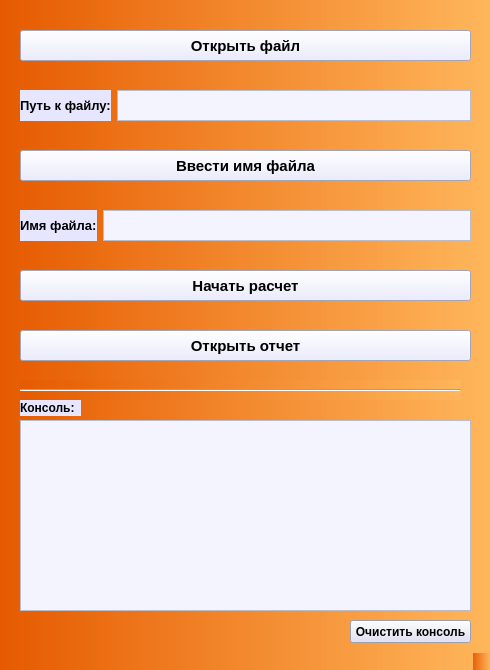
<?xml version="1.0" encoding="UTF-8"?>
<ui version="4.0">
 <class>MainWindow</class>
 <widget class="QMainWindow" name="MainWindow">
  <property name="geometry">
   <rect>
    <x>0</x>
    <y>0</y>
    <width>490</width>
    <height>670</height>
   </rect>
  </property>
  <property name="windowTitle">
   <string>PalletCounter</string>
  </property>
  <property name="styleSheet">
   <string notr="true">background-color: qlineargradient(spread:pad, x1:0, y1:0, x2:1, y2:0, stop:0 rgba(230, 109, 0, 255), stop:1 rgba(250, 153, 91, 255));
background-color: qlineargradient(spread:pad, x1:0, y1:0, x2:1, y2:0, stop:0 rgba(230, 90, 0, 236), stop:1 rgba(255, 182, 91, 241));</string>
  </property>
  <widget class="QWidget" name="centralwidget">
   <widget class="QPushButton" name="btn_set_name">
    <property name="geometry">
     <rect>
      <x>20</x>
      <y>150</y>
      <width>451</width>
      <height>31</height>
     </rect>
    </property>
    <property name="font">
     <font>
      <family>Arial</family>
      <pointsize>11</pointsize>
      <weight>75</weight>
      <italic>false</italic>
      <bold>true</bold>
      <underline>false</underline>
      <strikeout>false</strikeout>
      <kerning>true</kerning>
     </font>
    </property>
    <property name="styleSheet">
     <string notr="true">background-color: rgb(230, 231, 255);</string>
    </property>
    <property name="text">
     <string>Ввести имя файла</string>
    </property>
   </widget>
   <widget class="QPushButton" name="btn_start">
    <property name="geometry">
     <rect>
      <x>20</x>
      <y>270</y>
      <width>451</width>
      <height>31</height>
     </rect>
    </property>
    <property name="font">
     <font>
      <family>Arial</family>
      <pointsize>11</pointsize>
      <weight>75</weight>
      <bold>true</bold>
     </font>
    </property>
    <property name="styleSheet">
     <string notr="true">background-color: rgb(230, 231, 255);</string>
    </property>
    <property name="text">
     <string>Начать расчет</string>
    </property>
   </widget>
   <widget class="QWidget" name="horizontalLayoutWidget">
    <property name="geometry">
     <rect>
      <x>20</x>
      <y>90</y>
      <width>451</width>
      <height>31</height>
     </rect>
    </property>
    <layout class="QHBoxLayout" name="horizontalLayout">
     <item>
      <widget class="QLabel" name="st1">
       <property name="font">
        <font>
         <family>Arial</family>
         <pointsize>10</pointsize>
         <weight>75</weight>
         <bold>true</bold>
        </font>
       </property>
       <property name="styleSheet">
        <string notr="true">background-color: rgb(230, 231, 255);</string>
       </property>
       <property name="text">
        <string>Путь к файлу:</string>
       </property>
      </widget>
     </item>
     <item>
      <widget class="QTextEdit" name="tc1">
       <property name="styleSheet">
        <string notr="true">background-color: rgb(243, 244, 255);</string>
       </property>
       <property name="readOnly">
        <bool>true</bool>
       </property>
      </widget>
     </item>
    </layout>
   </widget>
   <widget class="QWidget" name="horizontalLayoutWidget_2">
    <property name="geometry">
     <rect>
      <x>20</x>
      <y>210</y>
      <width>451</width>
      <height>31</height>
     </rect>
    </property>
    <layout class="QHBoxLayout" name="horizontalLayout_2">
     <item>
      <widget class="QLabel" name="st2">
       <property name="font">
        <font>
         <family>Arial</family>
         <pointsize>10</pointsize>
         <weight>75</weight>
         <bold>true</bold>
        </font>
       </property>
       <property name="styleSheet">
        <string notr="true">background-color: rgb(230, 231, 255);</string>
       </property>
       <property name="text">
        <string>Имя файла:</string>
       </property>
      </widget>
     </item>
     <item>
      <widget class="QTextEdit" name="tc2">
       <property name="styleSheet">
        <string notr="true">background-color: rgb(243, 244, 255);</string>
       </property>
       <property name="readOnly">
        <bool>true</bool>
       </property>
      </widget>
     </item>
    </layout>
   </widget>
   <widget class="QPushButton" name="btn_open">
    <property name="geometry">
     <rect>
      <x>20</x>
      <y>330</y>
      <width>451</width>
      <height>31</height>
     </rect>
    </property>
    <property name="font">
     <font>
      <family>Arial</family>
      <pointsize>11</pointsize>
      <weight>75</weight>
      <bold>true</bold>
     </font>
    </property>
    <property name="styleSheet">
     <string notr="true">background-color: rgb(230, 231, 255);</string>
    </property>
    <property name="text">
     <string>Открыть отчет</string>
    </property>
   </widget>
   <widget class="QPushButton" name="btn_add">
    <property name="geometry">
     <rect>
      <x>20</x>
      <y>30</y>
      <width>451</width>
      <height>31</height>
     </rect>
    </property>
    <property name="font">
     <font>
      <family>Arial</family>
      <pointsize>11</pointsize>
      <weight>75</weight>
      <bold>true</bold>
     </font>
    </property>
    <property name="styleSheet">
     <string notr="true">
background-color: rgb(230, 231, 255);</string>
    </property>
    <property name="text">
     <string>Открыть файл</string>
    </property>
   </widget>
   <widget class="Line" name="line">
    <property name="geometry">
     <rect>
      <x>20</x>
      <y>380</y>
      <width>441</width>
      <height>20</height>
     </rect>
    </property>
    <property name="orientation">
     <enum>Qt::Horizontal</enum>
    </property>
   </widget>
   <widget class="QTextEdit" name="console">
    <property name="geometry">
     <rect>
      <x>20</x>
      <y>420</y>
      <width>451</width>
      <height>191</height>
     </rect>
    </property>
    <property name="styleSheet">
     <string notr="true">background-color: rgb(243, 244, 255);</string>
    </property>
    <property name="readOnly">
     <bool>true</bool>
    </property>
   </widget>
   <widget class="QLabel" name="tc3">
    <property name="geometry">
     <rect>
      <x>20</x>
      <y>400</y>
      <width>61</width>
      <height>16</height>
     </rect>
    </property>
    <property name="font">
     <font>
      <family>Arial</family>
      <weight>75</weight>
      <bold>true</bold>
     </font>
    </property>
    <property name="styleSheet">
     <string notr="true">background-color: rgb(243, 244, 255);
background-color: rgb(230, 231, 255);</string>
    </property>
    <property name="text">
     <string>Консоль:</string>
    </property>
   </widget>
   <widget class="QPushButton" name="btn_clear">
    <property name="geometry">
     <rect>
      <x>350</x>
      <y>620</y>
      <width>121</width>
      <height>23</height>
     </rect>
    </property>
    <property name="font">
     <font>
      <family>Arial</family>
      <weight>75</weight>
      <bold>true</bold>
     </font>
    </property>
    <property name="styleSheet">
     <string notr="true">background-color: rgb(220, 221, 243);</string>
    </property>
    <property name="text">
     <string>Очистить консоль</string>
    </property>
   </widget>
  </widget>
  <widget class="QStatusBar" name="statusbar"/>
 </widget>
 <resources/>
 <connections/>
</ui>
